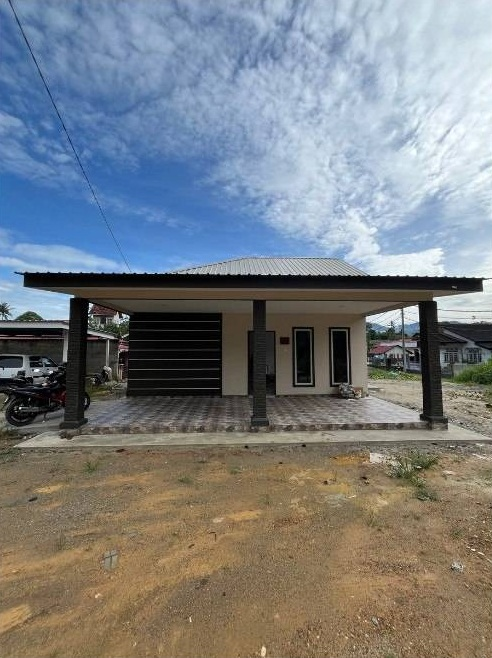
#> input picture productions/prc-building-60s/assets/chandan_1.jpg, 492 x 658 px, given in place of f2bcfb5b-image.jpg, which was not available
$ python crop.py
#> lines starting #> are read from the running program, lines starting #| are printed output that depends on the picture; after the words box and inside, x2 and y2 are one past the last pixel; in counts of white or black regions, pixels touching at a corner belong together
import numpy as np, sys
from PIL import Image
U="/root/.claude/uploads/dddb85e4-6715-56da-8aa0-1885580d43c7/"
col={"chandan":"f2bcfb5b-image.jpg","gerik":"d43f91f1-image.jpg","ipoh":"8777da48-image.jpg","laneh":"f6425fab-image.jpg","lempor":"c8fb748b-image.jpg"}
def runs(mask):
    out=[];s=None
    for i,v in enumerate(mask):
        if v and s is None: s=i
        if not v and s is not None:
            if i-s>150: out.append((s,i))
            s=None
    if s is not None and len(mask)-s>150: out.append((s,len(mask)))
    return out
for name,f in col.items():
    im=Image.open(U+f).convert("RGB"); a=np.asarray(im).astype(int)
#> further down, im is the input picture: PIL image 492x658 RGB; mean R, G, B 122.4, 126.5, 129.8
    a=a[:, :1600]  # exclude label column
    nonwhite=(a.min(axis=2)<235)
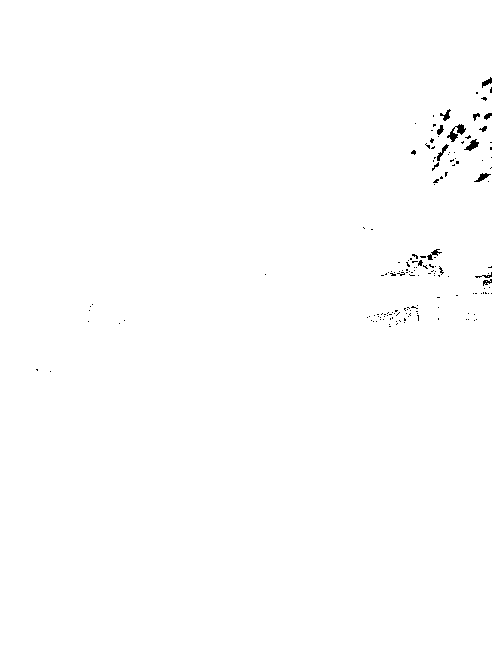
#> nonwhite: shape (658, 492) bool; 99.6% white; 159 black regions (144 under 20 px), largest, box (x1, y1, x2, y2) and area: (447, 124, 466, 142) 137, (464, 139, 479, 151) 84, (474, 173, 491, 182) 64
    cols=runs(nonwhite.mean(axis=0)>0.5); rows=runs(nonwhite.mean(axis=1)>0.5)
#> the loop in runs, `for i,v in enumerate(mask):` made 492 passes
#> after the loop in runs, `for i,v in enumerate(mask):`: out = []; s = 0
#> after `cols = runs(nonwhite.mean(axis=0) > 0.5)`: cols = [(0, 492)]
#> the loop in runs (call 2), `for i,v in enumerate(mask):` made 658 passes
#> after `rows = runs(nonwhite.mean(axis=1) > 0.5)`: rows = [(0, 658)]
    print(name,cols,rows)
#| chandan [(0, 492)] [(0, 658)]
    k=0
    for r in rows:
        for c in cols:
            k+=1
            im.crop((c[0]+3,r[0]+3,c[1]-3,r[1]-3)).save(f"assets/{name}_{k}.jpg",quality=94)
#> this loop made 1 pass
#> pass 1, `im.crop((c[0]+3,r[0]+3,c[1]-3,r[1]-3)).save(f"assets/{name}_{k}.jpg",q..`:
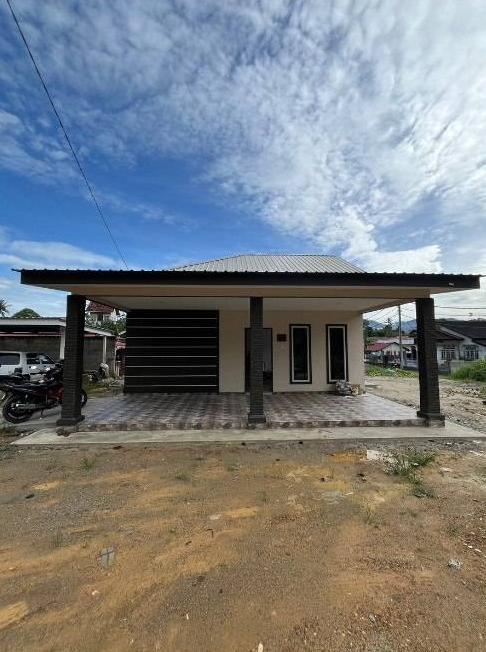
#> saved as chandan_1.jpg: PIL image 486x652 RGB; mean R, G, B 122, 126.2, 129.6
#> after the loop, k = 1
#> pass 2 of the loop `for name,f in col.items():`:
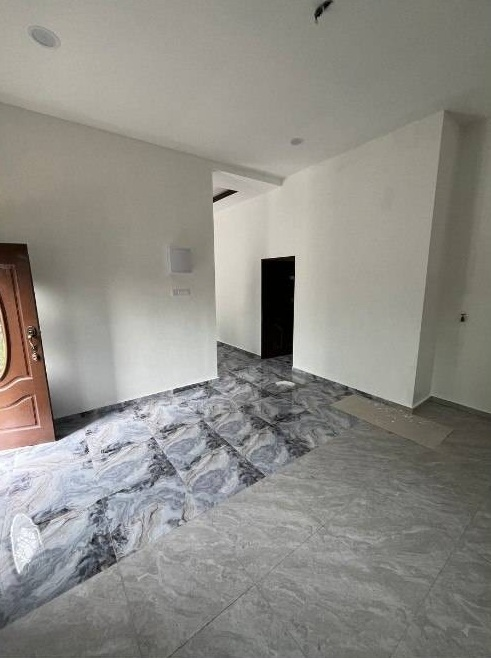
#> input picture productions/prc-building-60s/assets/chandan_2.jpg, 491 x 658 px, given in place of d43f91f1-image.jpg, which was not available
#> im is the input picture: PIL image 491x658 RGB; mean R, G, B 142.4, 140.3, 134.2
#> a: shape (658, 491, 3) int64
#> `nonwhite=(a.min(axis=2)<235)`:
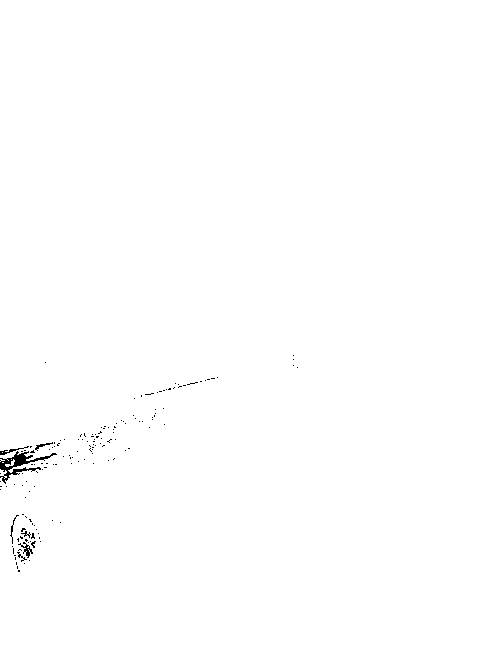
#> nonwhite: shape (658, 491) bool; 99.7% white; black in thin lines or dots, all inside (x1, y1, x2, y2) = (0, 355, 298, 572)
#> cols = [(0, 491)]
#| gerik [(0, 491)] [(0, 658)]
#> the loop `for r in rows:` made 1 pass
#> pass 1, `im.crop((c[0]+3,r[0]+3,c[1]-3,r[1]-3)).save(f"assets/{name}_{k}.jpg",q..`:
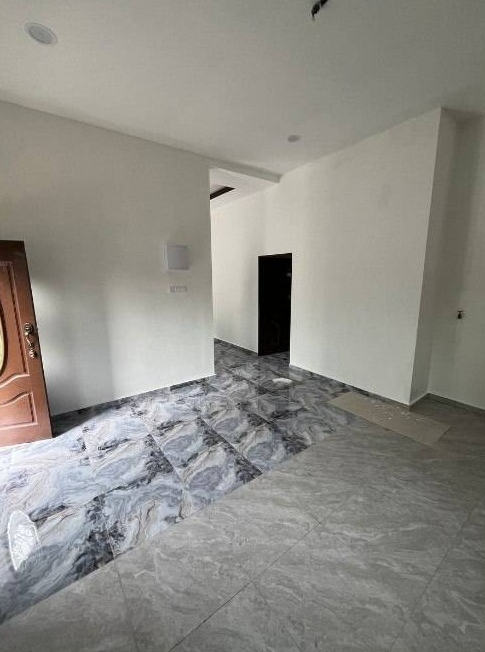
#> saved as gerik_1.jpg: PIL image 485x652 RGB; mean R, G, B 142.7, 140.7, 134.6
#> after the loop `for r in rows:`: k = 1
#> (the run stopped early here; a loop or call above may not have finished)
